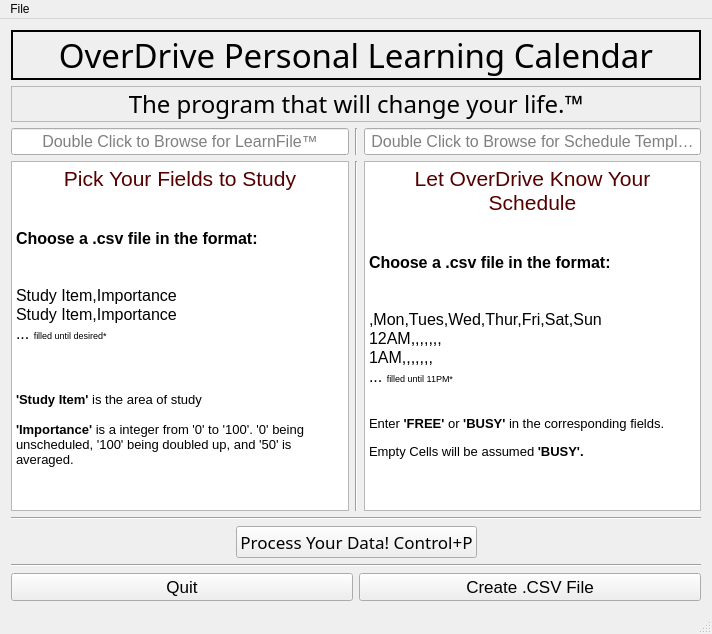
<?xml version="1.0" encoding="UTF-8"?>
<ui version="4.0">
 <class>InputWindow</class>
 <widget class="QMainWindow" name="InputWindow">
  <property name="geometry">
   <rect>
    <x>0</x>
    <y>0</y>
    <width>712</width>
    <height>634</height>
   </rect>
  </property>
  <property name="windowTitle">
   <string>InputWindow</string>
  </property>
  <widget class="QWidget" name="centralWidget">
   <layout class="QVBoxLayout" name="verticalLayout">
    <item>
     <widget class="QLabel" name="label_ProgramName">
      <property name="font">
       <font>
        <family>Algerian</family>
        <pointsize>25</pointsize>
        <weight>50</weight>
        <bold>false</bold>
       </font>
      </property>
      <property name="frameShape">
       <enum>QFrame::Box</enum>
      </property>
      <property name="frameShadow">
       <enum>QFrame::Plain</enum>
      </property>
      <property name="lineWidth">
       <number>2</number>
      </property>
      <property name="text">
       <string>OverDrive Personal Learning Calendar</string>
      </property>
      <property name="alignment">
       <set>Qt::AlignCenter</set>
      </property>
     </widget>
    </item>
    <item>
     <widget class="QLabel" name="label">
      <property name="font">
       <font>
        <family>Baskerville Old Face</family>
        <pointsize>18</pointsize>
       </font>
      </property>
      <property name="frameShape">
       <enum>QFrame::StyledPanel</enum>
      </property>
      <property name="frameShadow">
       <enum>QFrame::Plain</enum>
      </property>
      <property name="lineWidth">
       <number>4</number>
      </property>
      <property name="text">
       <string>The program that will change your life.™</string>
      </property>
      <property name="alignment">
       <set>Qt::AlignCenter</set>
      </property>
     </widget>
    </item>
    <item>
     <layout class="QHBoxLayout" name="horizontalLayout_4">
      <item>
       <widget class="QLineEdit" name="lineEdit_csvPathForItems">
        <property name="font">
         <font>
          <pointsize>12</pointsize>
         </font>
        </property>
        <property name="alignment">
         <set>Qt::AlignCenter</set>
        </property>
        <property name="placeholderText">
         <string>Double Click to Browse for LearnFile™</string>
        </property>
       </widget>
      </item>
      <item>
       <widget class="Line" name="line_3">
        <property name="orientation">
         <enum>Qt::Vertical</enum>
        </property>
       </widget>
      </item>
      <item>
       <widget class="QLineEdit" name="lineEdit_csvPathForSchedule">
        <property name="font">
         <font>
          <pointsize>12</pointsize>
         </font>
        </property>
        <property name="alignment">
         <set>Qt::AlignCenter</set>
        </property>
        <property name="placeholderText">
         <string>Double Click to Browse for Schedule Template.</string>
        </property>
       </widget>
      </item>
     </layout>
    </item>
    <item>
     <layout class="QHBoxLayout" name="horizontalLayout_3">
      <item>
       <widget class="QTextBrowser" name="textBrowser_InfoAboutLearnItems">
        <property name="html">
         <string>&lt;!DOCTYPE HTML PUBLIC &quot;-//W3C//DTD HTML 4.0//EN&quot; &quot;http://www.w3.org/TR/REC-html40/strict.dtd&quot;&gt;
&lt;html&gt;&lt;head&gt;&lt;meta name=&quot;qrichtext&quot; content=&quot;1&quot; /&gt;&lt;style type=&quot;text/css&quot;&gt;
p, li { white-space: pre-wrap; }
&lt;/style&gt;&lt;/head&gt;&lt;body style=&quot; font-family:'MS Shell Dlg 2'; font-size:8.25pt; font-weight:400; font-style:normal;&quot;&gt;
&lt;p align=&quot;center&quot; style=&quot; margin-top:0px; margin-bottom:0px; margin-left:0px; margin-right:0px; -qt-block-indent:0; text-indent:0px;&quot;&gt;&lt;span style=&quot; font-size:16pt; color:#550000;&quot;&gt;Pick Your Fields to Study&lt;/span&gt;&lt;/p&gt;
&lt;p style=&quot;-qt-paragraph-type:empty; margin-top:0px; margin-bottom:0px; margin-left:0px; margin-right:0px; -qt-block-indent:0; text-indent:0px; font-size:12pt; font-weight:600;&quot;&gt;&lt;br /&gt;&lt;/p&gt;
&lt;p style=&quot;-qt-paragraph-type:empty; margin-top:0px; margin-bottom:0px; margin-left:0px; margin-right:0px; -qt-block-indent:0; text-indent:0px; font-size:12pt; font-weight:600;&quot;&gt;&lt;br /&gt;&lt;/p&gt;
&lt;p style=&quot; margin-top:0px; margin-bottom:0px; margin-left:0px; margin-right:0px; -qt-block-indent:0; text-indent:0px;&quot;&gt;&lt;span style=&quot; font-size:12pt; font-weight:600;&quot;&gt;Choose a .csv file in the format:&lt;/span&gt;&lt;/p&gt;
&lt;p style=&quot;-qt-paragraph-type:empty; margin-top:0px; margin-bottom:0px; margin-left:0px; margin-right:0px; -qt-block-indent:0; text-indent:0px; font-size:12pt; font-weight:600;&quot;&gt;&lt;br /&gt;&lt;/p&gt;
&lt;p style=&quot;-qt-paragraph-type:empty; margin-top:0px; margin-bottom:0px; margin-left:0px; margin-right:0px; -qt-block-indent:0; text-indent:0px; font-size:12pt;&quot;&gt;&lt;br /&gt;&lt;/p&gt;
&lt;p style=&quot; margin-top:0px; margin-bottom:0px; margin-left:0px; margin-right:0px; -qt-block-indent:0; text-indent:0px;&quot;&gt;&lt;span style=&quot; font-size:12pt;&quot;&gt;Study Item,Importance&lt;/span&gt;&lt;/p&gt;
&lt;p style=&quot; margin-top:0px; margin-bottom:0px; margin-left:0px; margin-right:0px; -qt-block-indent:0; text-indent:0px;&quot;&gt;&lt;span style=&quot; font-size:12pt;&quot;&gt;Study Item,Importance&lt;/span&gt;&lt;/p&gt;
&lt;p style=&quot; margin-top:0px; margin-bottom:0px; margin-left:0px; margin-right:0px; -qt-block-indent:0; text-indent:0px;&quot;&gt;&lt;span style=&quot; font-size:12pt;&quot;&gt;... &lt;/span&gt;&lt;span style=&quot; font-size:7pt;&quot;&gt;filled until desired*&lt;/span&gt;&lt;/p&gt;
&lt;p style=&quot;-qt-paragraph-type:empty; margin-top:0px; margin-bottom:0px; margin-left:0px; margin-right:0px; -qt-block-indent:0; text-indent:0px; font-size:12pt;&quot;&gt;&lt;br /&gt;&lt;/p&gt;
&lt;p style=&quot;-qt-paragraph-type:empty; margin-top:0px; margin-bottom:0px; margin-left:0px; margin-right:0px; -qt-block-indent:0; text-indent:0px; font-size:10pt;&quot;&gt;&lt;br /&gt;&lt;/p&gt;
&lt;p style=&quot;-qt-paragraph-type:empty; margin-top:0px; margin-bottom:0px; margin-left:0px; margin-right:0px; -qt-block-indent:0; text-indent:0px; font-size:10pt;&quot;&gt;&lt;br /&gt;&lt;/p&gt;
&lt;p style=&quot; margin-top:0px; margin-bottom:0px; margin-left:0px; margin-right:0px; -qt-block-indent:0; text-indent:0px;&quot;&gt;&lt;span style=&quot; font-size:10pt; font-weight:600;&quot;&gt;'Study Item' &lt;/span&gt;&lt;span style=&quot; font-size:10pt;&quot;&gt;is the area of study &lt;/span&gt;&lt;/p&gt;
&lt;p style=&quot;-qt-paragraph-type:empty; margin-top:0px; margin-bottom:0px; margin-left:0px; margin-right:0px; -qt-block-indent:0; text-indent:0px; font-size:10pt;&quot;&gt;&lt;br /&gt;&lt;/p&gt;
&lt;p style=&quot; margin-top:0px; margin-bottom:0px; margin-left:0px; margin-right:0px; -qt-block-indent:0; text-indent:0px;&quot;&gt;&lt;span style=&quot; font-size:10pt; font-weight:600;&quot;&gt;'Importance' &lt;/span&gt;&lt;span style=&quot; font-size:10pt;&quot;&gt;is a integer from '0' to '100'. '0' being unscheduled, '100' being doubled up, and '50' is averaged.&lt;/span&gt;&lt;/p&gt;&lt;/body&gt;&lt;/html&gt;</string>
        </property>
       </widget>
      </item>
      <item>
       <widget class="Line" name="line_2">
        <property name="orientation">
         <enum>Qt::Vertical</enum>
        </property>
       </widget>
      </item>
      <item>
       <widget class="QTextBrowser" name="textBrowser_InfoAboutTemplate">
        <property name="html">
         <string>&lt;!DOCTYPE HTML PUBLIC &quot;-//W3C//DTD HTML 4.0//EN&quot; &quot;http://www.w3.org/TR/REC-html40/strict.dtd&quot;&gt;
&lt;html&gt;&lt;head&gt;&lt;meta name=&quot;qrichtext&quot; content=&quot;1&quot; /&gt;&lt;style type=&quot;text/css&quot;&gt;
p, li { white-space: pre-wrap; }
&lt;/style&gt;&lt;/head&gt;&lt;body style=&quot; font-family:'MS Shell Dlg 2'; font-size:8.25pt; font-weight:400; font-style:normal;&quot;&gt;
&lt;p align=&quot;center&quot; style=&quot; margin-top:0px; margin-bottom:0px; margin-left:0px; margin-right:0px; -qt-block-indent:0; text-indent:0px;&quot;&gt;&lt;span style=&quot; font-size:16pt; color:#550000;&quot;&gt;Let OverDrive Know Your Schedule&lt;/span&gt;&lt;/p&gt;
&lt;p style=&quot;-qt-paragraph-type:empty; margin-top:0px; margin-bottom:0px; margin-left:0px; margin-right:0px; -qt-block-indent:0; text-indent:0px; font-size:12pt; font-weight:600;&quot;&gt;&lt;br /&gt;&lt;/p&gt;
&lt;p style=&quot;-qt-paragraph-type:empty; margin-top:0px; margin-bottom:0px; margin-left:0px; margin-right:0px; -qt-block-indent:0; text-indent:0px; font-size:12pt;&quot;&gt;&lt;br /&gt;&lt;/p&gt;
&lt;p style=&quot; margin-top:0px; margin-bottom:0px; margin-left:0px; margin-right:0px; -qt-block-indent:0; text-indent:0px;&quot;&gt;&lt;span style=&quot; font-size:12pt; font-weight:600;&quot;&gt;Choose a .csv file in the format:&lt;/span&gt;&lt;/p&gt;
&lt;p style=&quot;-qt-paragraph-type:empty; margin-top:0px; margin-bottom:0px; margin-left:0px; margin-right:0px; -qt-block-indent:0; text-indent:0px; font-size:12pt; font-weight:600;&quot;&gt;&lt;br /&gt;&lt;/p&gt;
&lt;p style=&quot;-qt-paragraph-type:empty; margin-top:0px; margin-bottom:0px; margin-left:0px; margin-right:0px; -qt-block-indent:0; text-indent:0px; font-size:12pt; font-weight:600;&quot;&gt;&lt;br /&gt;&lt;/p&gt;
&lt;p style=&quot; margin-top:0px; margin-bottom:0px; margin-left:0px; margin-right:0px; -qt-block-indent:0; text-indent:0px;&quot;&gt;&lt;span style=&quot; font-size:12pt;&quot;&gt;,Mon,Tues,Wed,Thur,Fri,Sat,Sun&lt;/span&gt;&lt;/p&gt;
&lt;p style=&quot; margin-top:0px; margin-bottom:0px; margin-left:0px; margin-right:0px; -qt-block-indent:0; text-indent:0px;&quot;&gt;&lt;span style=&quot; font-size:12pt;&quot;&gt;12AM,,,,,,,&lt;/span&gt;&lt;/p&gt;
&lt;p style=&quot; margin-top:0px; margin-bottom:0px; margin-left:0px; margin-right:0px; -qt-block-indent:0; text-indent:0px;&quot;&gt;&lt;span style=&quot; font-size:12pt;&quot;&gt;1AM,,,,,,,&lt;/span&gt;&lt;/p&gt;
&lt;p style=&quot; margin-top:0px; margin-bottom:0px; margin-left:0px; margin-right:0px; -qt-block-indent:0; text-indent:0px;&quot;&gt;&lt;span style=&quot; font-size:12pt;&quot;&gt;... &lt;/span&gt;&lt;span style=&quot; font-size:7pt;&quot;&gt;filled until 11PM*&lt;/span&gt;&lt;/p&gt;
&lt;p style=&quot;-qt-paragraph-type:empty; margin-top:0px; margin-bottom:0px; margin-left:0px; margin-right:0px; -qt-block-indent:0; text-indent:0px; font-size:10pt;&quot;&gt;&lt;br /&gt;&lt;/p&gt;
&lt;p style=&quot;-qt-paragraph-type:empty; margin-top:0px; margin-bottom:0px; margin-left:0px; margin-right:0px; -qt-block-indent:0; text-indent:0px; font-size:10pt;&quot;&gt;&lt;br /&gt;&lt;/p&gt;
&lt;p style=&quot; margin-top:0px; margin-bottom:0px; margin-left:0px; margin-right:0px; -qt-block-indent:0; text-indent:0px;&quot;&gt;&lt;span style=&quot; font-size:10pt;&quot;&gt;Enter &lt;/span&gt;&lt;span style=&quot; font-size:10pt; font-weight:600;&quot;&gt;'FREE'&lt;/span&gt;&lt;span style=&quot; font-size:10pt;&quot;&gt; or &lt;/span&gt;&lt;span style=&quot; font-size:10pt; font-weight:600;&quot;&gt;'BUSY'&lt;/span&gt;&lt;span style=&quot; font-size:10pt;&quot;&gt; in the corresponding fields.&lt;/span&gt;&lt;/p&gt;
&lt;p style=&quot;-qt-paragraph-type:empty; margin-top:0px; margin-bottom:0px; margin-left:0px; margin-right:0px; -qt-block-indent:0; text-indent:0px;&quot;&gt;&lt;br /&gt;&lt;/p&gt;
&lt;p style=&quot; margin-top:0px; margin-bottom:0px; margin-left:0px; margin-right:0px; -qt-block-indent:0; text-indent:0px;&quot;&gt;&lt;span style=&quot; font-size:10pt;&quot;&gt;Empty Cells will be assumed&lt;/span&gt;&lt;span style=&quot; font-size:10pt; font-weight:600;&quot;&gt; 'BUSY'.&lt;/span&gt;&lt;/p&gt;
&lt;p style=&quot;-qt-paragraph-type:empty; margin-top:0px; margin-bottom:0px; margin-left:0px; margin-right:0px; -qt-block-indent:0; text-indent:0px; font-size:12pt;&quot;&gt;&lt;br /&gt;&lt;/p&gt;&lt;/body&gt;&lt;/html&gt;</string>
        </property>
       </widget>
      </item>
     </layout>
    </item>
    <item>
     <widget class="Line" name="line_6">
      <property name="orientation">
       <enum>Qt::Horizontal</enum>
      </property>
     </widget>
    </item>
    <item>
     <layout class="QHBoxLayout" name="horizontalLayout_2">
      <item>
       <spacer name="horizontalSpacer_2">
        <property name="orientation">
         <enum>Qt::Horizontal</enum>
        </property>
        <property name="sizeHint" stdset="0">
         <size>
          <width>40</width>
          <height>20</height>
         </size>
        </property>
       </spacer>
      </item>
      <item>
       <widget class="QPushButton" name="button_ProcessData">
        <property name="font">
         <font>
          <family>Arial Black</family>
          <pointsize>13</pointsize>
         </font>
        </property>
        <property name="focusPolicy">
         <enum>Qt::NoFocus</enum>
        </property>
        <property name="text">
         <string>Process Your Data! Control+P</string>
        </property>
        <property name="shortcut">
         <string>Ctrl+P</string>
        </property>
        <property name="default">
         <bool>false</bool>
        </property>
        <property name="flat">
         <bool>false</bool>
        </property>
       </widget>
      </item>
      <item>
       <spacer name="horizontalSpacer">
        <property name="orientation">
         <enum>Qt::Horizontal</enum>
        </property>
        <property name="sizeHint" stdset="0">
         <size>
          <width>40</width>
          <height>20</height>
         </size>
        </property>
       </spacer>
      </item>
     </layout>
    </item>
    <item>
     <widget class="Line" name="line">
      <property name="orientation">
       <enum>Qt::Horizontal</enum>
      </property>
     </widget>
    </item>
    <item>
     <layout class="QHBoxLayout" name="horizontalLayout">
      <item>
       <widget class="QPushButton" name="button_Quit">
        <property name="font">
         <font>
          <pointsize>13</pointsize>
         </font>
        </property>
        <property name="text">
         <string>Quit</string>
        </property>
       </widget>
      </item>
      <item>
       <widget class="QPushButton" name="button_MakeSchedule">
        <property name="font">
         <font>
          <family>MS Shell Dlg 2</family>
          <pointsize>13</pointsize>
         </font>
        </property>
        <property name="text">
         <string>Create .CSV File</string>
        </property>
       </widget>
      </item>
     </layout>
    </item>
   </layout>
  </widget>
  <widget class="QMenuBar" name="menuBar">
   <property name="geometry">
    <rect>
     <x>0</x>
     <y>0</y>
     <width>712</width>
     <height>21</height>
    </rect>
   </property>
   <widget class="QMenu" name="menuFile">
    <property name="title">
     <string>File</string>
    </property>
    <addaction name="actionReset"/>
    <addaction name="actionAbout"/>
    <addaction name="actionExit"/>
   </widget>
   <addaction name="menuFile"/>
  </widget>
  <widget class="QStatusBar" name="statusBar"/>
  <action name="actionExit">
   <property name="text">
    <string>Exit</string>
   </property>
  </action>
  <action name="actionAbout">
   <property name="text">
    <string>About</string>
   </property>
  </action>
  <action name="actionReset">
   <property name="text">
    <string>Reset</string>
   </property>
  </action>
  <action name="actionGenerate_Schedule_Template">
   <property name="text">
    <string>Generate Schedule Template</string>
   </property>
  </action>
 </widget>
 <layoutdefault spacing="6" margin="11"/>
 <tabstops>
  <tabstop>textBrowser_InfoAboutLearnItems</tabstop>
  <tabstop>lineEdit_csvPathForItems</tabstop>
  <tabstop>lineEdit_csvPathForSchedule</tabstop>
 </tabstops>
 <resources/>
 <connections/>
</ui>
